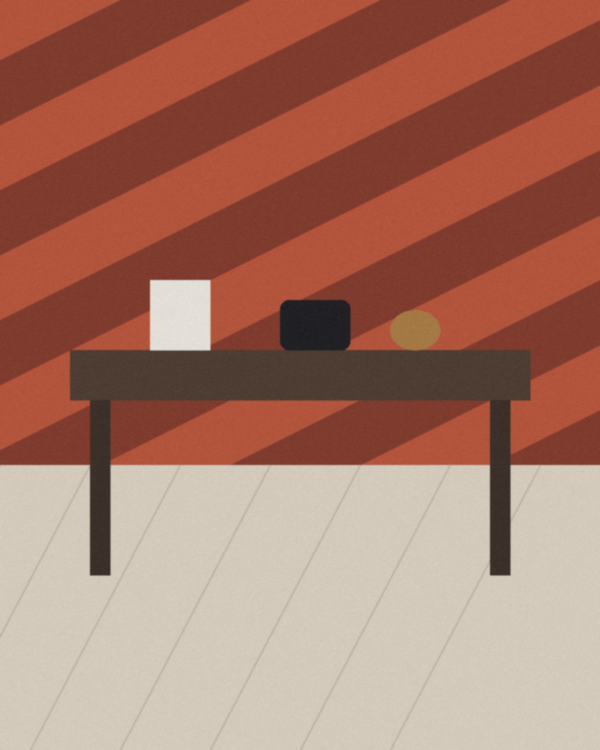
#> input picture content-studio/tests/test_busy.jpg, 1200 x 1500 px (shown at 1/2 size)
$ python imgdiff.py test_busy.jpg test_portrait.jpg
#> lines starting #> are read from the running program, lines starting #| are printed output that depends on the picture
# Skor beda dua gambar: rata-rata selisih piksel (0-255) dan % piksel yang berbeda jelas (>40).
import sys
from PIL import Image,ImageChops
a=Image.open(sys.argv[1]).convert('RGB');b=Image.open(sys.argv[2]).convert('RGB')
#> further down, a is the input picture: PIL image 1200x1500 RGB; mean R, G, B 168.3, 119.8, 103.2
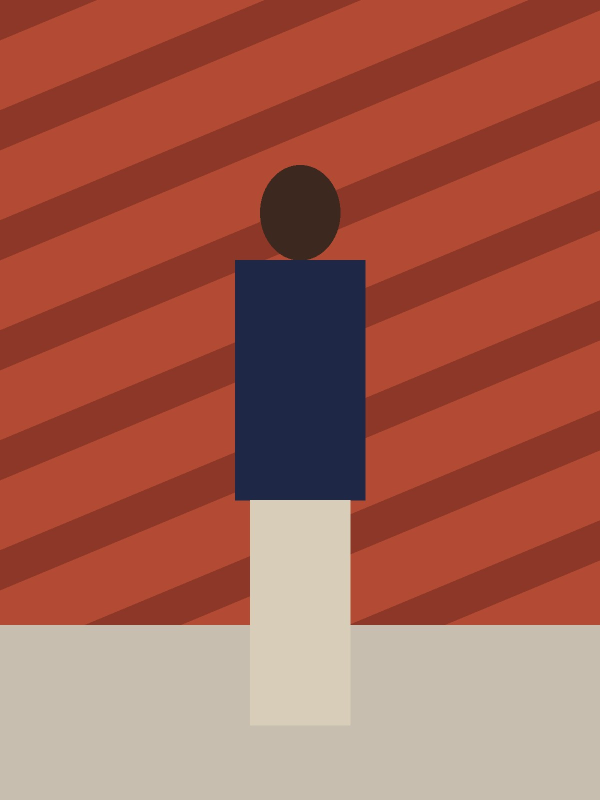
#> input picture content-studio/tests/test_portrait.jpg, 1200 x 1600 px (shown at 1/2 size)
#> further down, b is the input picture: PIL image 1200x1600 RGB; mean R, G, B 164, 95.7, 80.5
size=b.size;a=a.resize(size,Image.LANCZOS)
#> after `size = b.size`: size = (1200, 1600)
#> after `a = a.resize(size, Image.LANCZOS)`:
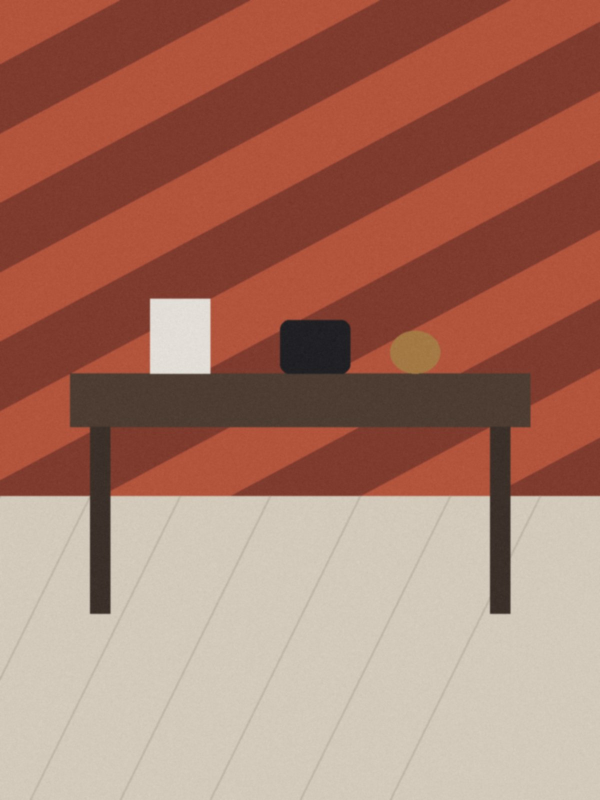
#> a: PIL image 1200x1600 RGB (shown at 1/2 size); mean R, G, B 168.3, 119.8, 103.2
d=ImageChops.difference(a,b).convert('L');h=d.histogram();n=size[0]*size[1]
#> after `d = ImageChops.difference(a, b).convert('L')`:
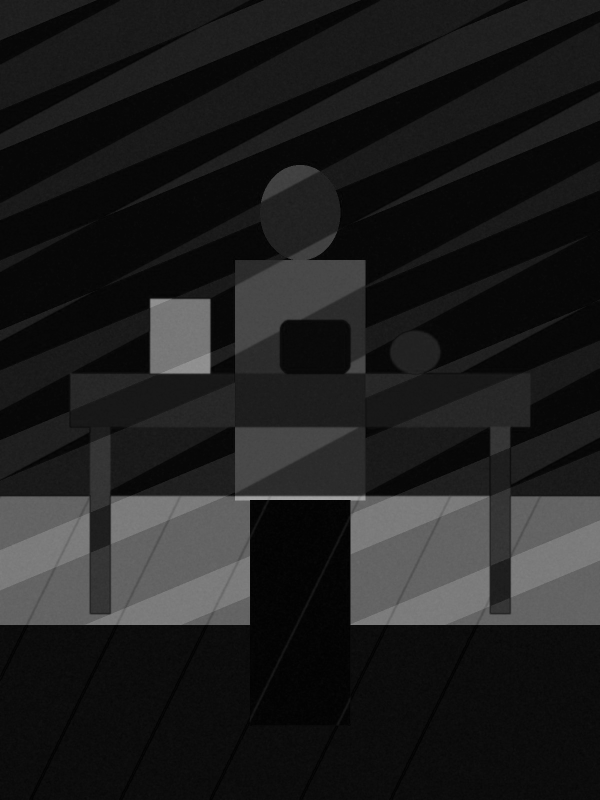
#> d: PIL image 1200x1600 L (shown at 1/2 size); min 0, max 173, mean 30.6
#> after `h = d.histogram()`: h = 256 values, max 259078 at index 7, min 0 at index 167, mean 7500
#> after `n = size[0] * size[1]`: n = 1920000
mean=sum(i*c for i,c in enumerate(h))/n;big=sum(h[41:])/n*100
#> after `mean = sum((i * c for i, c in enumerate(h))) / n`: mean = 30.59
#> after `big = sum(h[41:]) / n * 100`: big = 19.08
print('ukuran=%dx%d beda_rata=%.2f piksel_beda=%.2f%%'%(size[0],size[1],mean,big))
#| ukuran=1200x1600 beda_rata=30.59 piksel_beda=19.08%
